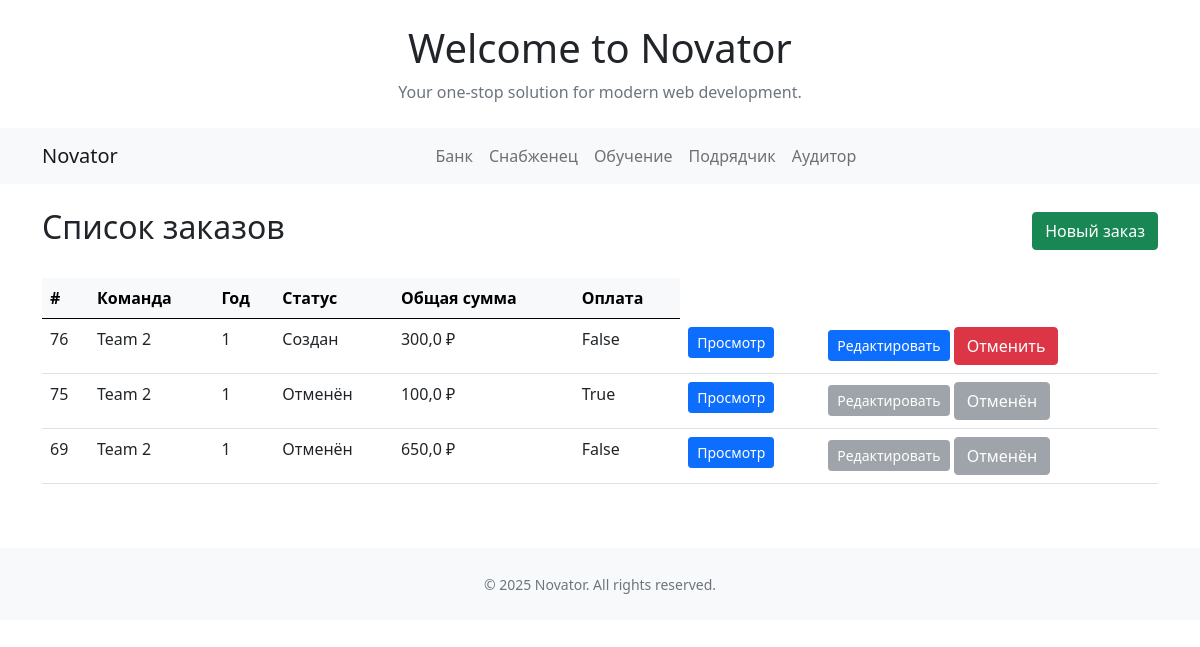
Before: /bank/zakaz_list/?team=2 (signed in) with the older database file.
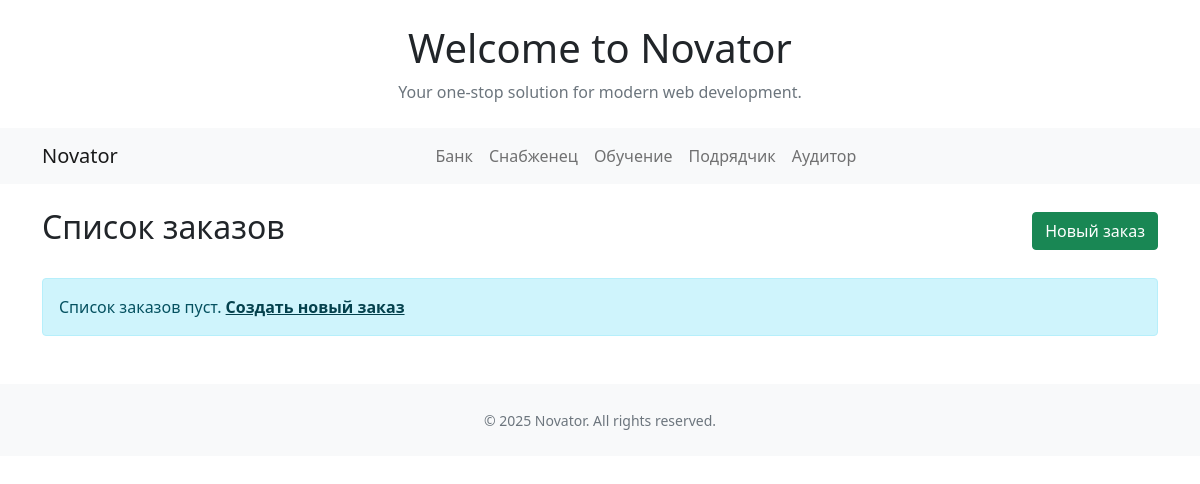
After: the same page with the newer database file.
### bank/models.py (models this page shows, shortened)
class Zakaz(models.Model):
    team = models.ForeignKey(Team, on_delete=models.CASCADE)
    year = models.IntegerField(verbose_name='Год заказа')
    month = models.IntegerField(verbose_name='Месяц заказа', null=True)
    payment = models.BooleanField(default=False, verbose_name='Оплачено')
    issued = models.BooleanField(default=False, verbose_name='Выдано')
    status = models.ForeignKey(Status, on_delete=models.SET_NULL, null=True, blank=True, verbose_name='Статус заказа')
    description = models.TextField(blank=True, verbose_name='Номер договора')
    def get_total_sum(self):
        items = self.zakazitem_set.all()
        return sum(item.get_total() for item in items)

class ZakazItem(models.Model):
    zakaz = models.ForeignKey(Zakaz, on_delete=models.CASCADE)
    material = models.ForeignKey(Material, on_delete=models.CASCADE)
    price = models.FloatField(max_length=10)
    quantity = models.IntegerField()
    koeff = models.FloatField(max_length=10, default=1.0)
    refund = models.BooleanField(default=False, verbose_name='Возврат')
    profit_val = models.FloatField(max_length=10, default=0, verbose_name='Прибыль')
    profit_koeff = models.FloatField(max_length=10, default=0, verbose_name='Коэффициент прибыли')
    def get_total(self):
        return self.quantity * self.price

### main/models.py (models this page shows, shortened)
class Team(models.Model):
    name = models.CharField(max_length=100, verbose_name='Имя команды')
    slug = models.SlugField(max_length=100)
    status = models.BooleanField(default=False, verbose_name='Активно')

class Status(models.Model):
    name = models.CharField(max_length=20, verbose_name='Статус')

### bank/views.py (the view)
# urls.py: path('zakaz_list/', views.zakaz_list, name='zakaz_list'),
@login_required
def zakaz_list(request):
    if request.GET.get('team'):
        zakazy = Zakaz.objects.filter(team=request.GET.get('team')).order_by('-id')
    else:
        zakazy = Zakaz.objects.all().order_by('-id')
    return render(request, 'bank/zakaz_list.html', {'zakazy': zakazy})

### templates/bank/zakaz_list.html (shortened to what this page needs)
{% extends 'base.html' %}
{% block content %}
<div class="container mt-4">
    <div class="d-flex justify-content-between align-items-center mb-4">
        <h2>Список заказов</h2>
        <a href="{% url 'bank:create_zakaz' %}" class="btn btn-success">
             Новый заказ
        </a>
    </div>
    {% if zakazy %}
        <div class="table-responsive">
            <table class="table table-hover">
                <thead class="table-light">
                    <tr>
                        <th>#</th>
                        <th>Команда</th>
                        <th>Год</th>
                        <th>Статус</th>
                        <th>Общая сумма</th>
                        <th>Оплата</th>
                    </tr>
                </thead>
                <tbody>
                    {% for zakaz in zakazy %}
                    <tr>
                        <td>{{ zakaz.id }}</td>
                        <td>{{ zakaz.team.name }}</td>
                        <td>{{ zakaz.year }}</td>
                        <td>{{ zakaz.status.name }}</td>
                        <td>{{ zakaz.get_total_sum }} ₽</td>
                        <td>{{ zakaz.payment }}</td>
                        <td>
                            <div class="btn-group" role="group">
                                <a href="{% url 'bank:zakaz_detail' zakaz.id %}"
                                   class="btn btn-sm btn-primary">
                                     Просмотр
                                </a>
                            </div>
                        </td>
                        <td>
                            <div class="btn-group" role="group">
                            {% if zakaz.status.pk == 3 %}
                                <button class="btn btn-sm btn-secondary" disabled>
                                    <i class="fas fa-edit"></i> Редактировать
                                </button>
                            {% elif zakaz.status.pk == 4 %}
                                <button class="btn btn-sm btn-secondary" disabled>
                                     Редактировать
                                </button>
                            {% else %}
                                <a href="{% url 'bank:zakaz_edit' zakaz.id %}"
                                   class="btn btn-sm btn-primary">
                                     Редактировать
                                </a>
                            {% endif %}
                            </div>
                            <div class="btn-group" role="group">
                            <form action="{% url 'bank:zakaz_otmena' zakaz.id %}" method="post" style="display:inline;">
                            {% if zakaz.status.pk == 4 %}
                            <button type="submit" class="btn btn-secondary" disabled>Отменён</button>
                            {% elif zakaz.status.pk == 3 %}
                            <button type="submit" class="btn btn-secondary" disabled>Отменить</button>
                            {% else %}
                            <button type="submit" class="btn btn-danger" onclick="return confirm('Отменить заказ #{{ zakaz.id }}?');">Отменить</button>
                            {% endif %}
                            </form>
                            </div>
                        </td>
                    </tr>
                    {% endfor %}
                </tbody>
            </table>
        </div>
    {% else %}
        <div class="alert alert-info" role="alert">
             Список заказов пуст.
            <a href="{% url 'bank:create_zakaz' %}" class="alert-link">Создать новый заказ</a>
        </div>
    {% endif %}
</div>
{% endblock %}

### templates/base.html (shortened to what this page needs)
{% load static %}
<!DOCTYPE html>
<html lang="en">
<head>
    {% block head %}
    <link href="{% static 'css/bootstrap.css' %}" rel="stylesheet">
    {% endblock %}
</head>
<body>
    <header>
        <div class="container my-4">
  <h1 class="text-center">Welcome to Novator</h1>
  <p class="text-center text-muted">Your one-stop solution for modern web development.</p>
</div>
        {% block nav %}
        <nav class="navbar navbar-expand-lg navbar-light bg-light">
  <div class="container">
    <a class="navbar-brand" href="#">Novator</a>
    <div class="collapse navbar-collapse" id="navbarNav">
      <ul class="navbar-nav mx-auto">
        <li class="nav-item">
          <a class="nav-link" href="{% url 'bank:bank_list' %}">Банк</a>
        </li>
        <li class="nav-item">
          <a class="nav-link" href="{% url 'mtr:index' %}">Снабженец</a>
        </li>
        <li class="nav-item">
          <a class="nav-link" href="#">Обучение</a>
        </li>
        <li class="nav-item">
          <a class="nav-link" href="#">Подрядчик</a>
        </li>
        <li class="nav-item">
          <a class="nav-link" href="#">Аудитор</a>
        </li>
      </ul>
    </div>
  </div>
</nav>
        {% endblock %}
    </header>
    <main>
        {% block content %}{% endblock %}
    </main>
    {% block footer %}
    <footer class="bg-light py-4 mt-5">
  <div class="container text-center">
    <small class="text-muted">&copy; {{ year|default:2025 }} Novator. All rights reserved.</small>
  </div>
</footer>
    {% endblock %}
</body>
</html>

Changed rows visible on the page:
removed Zakaz: id "76", team.name "Team 2", year "1", status.name "Создан", get_total_sum "300,0", payment "False", shows "Редактировать"
removed Zakaz: id "75", team.name "Team 2", year "1", status.name "Отменён", get_total_sum "100,0", payment "True", shows "Редактировать"
removed Zakaz: id "69", team.name "Team 2", year "1", status.name "Отменён", get_total_sum "650,0", payment "False", shows "Редактировать"
Other visible differences:
text no longer shown: "# Команда Год Статус Общая сумма Оплата"
text now shown: "Список заказов пуст. Создать новый заказ"
